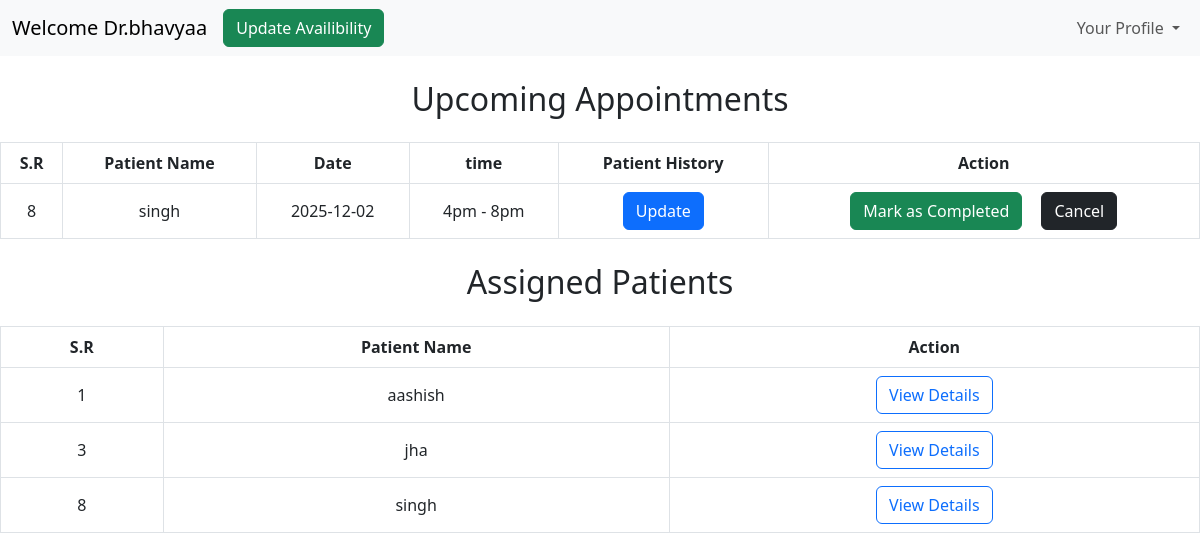
/dashboard/doctor (signed in), run on the app's committed database.
### models/models.py (models this page shows)
class User(db.Model):
    id=db.Column(db.Integer(),primary_key=True)
    fullname = db.Column(db.String(50),nullable = False)
    username = db.Column(db.String(50),unique = True,nullable = False)
    password = db.Column(db.String(),nullable= False)
    role = db.Column(db.String(10),nullable=False)
    status=db.Column(db.Integer(),nullable=False,default=0)
    created_at=db.Column(db.DateTime(),default=datetime.datetime.utcnow)
    updated_at=db.Column(db.DateTime(),default=datetime.datetime.utcnow,onupdate=datetime.datetime.utcnow)

class Appointments(db.Model):
    id = db.Column(db.Integer, primary_key=True)
    patient = db.Column(db.String(50), nullable=False)
    doctor = db.Column(db.String(50), nullable=False)
    date = db.Column(db.String(10), nullable=False)
    timeslot = db.Column(db.String(20), nullable=False)
    status = db.Column(db.String(15), nullable=False)

### controllers/doctorDashboard.py (the view)
@thedoctorDashboard.route("/dashboard/doctor", methods=['GET','POST'])
def doctorDashboard():
    if('user' in session and session['role']=="doctor"):
        user=session['user']
        allapointments= Appointments.query.filter_by(doctor=user).all()
        print("All Appointments for Doctor:", allapointments)
        appointment=[]
        for x in allapointments:
            if(x.status=="booked"):  # Only show booked appointments in doctor dashboard
                getpatientdetails=User.query.filter_by(username=x.patient).first()
                innerdetails={
                    "id": x.id,
                    "fullname": getpatientdetails.fullname,
                    "date": x.date,
                    "timeslot": x.timeslot,
                    "status": x.status,
                    "username": getpatientdetails.username
                }
                appointment.append(innerdetails)
        print(appointment)
        assignedpatients=Appointments.query.filter_by(doctor=user).all()
        finalassignedpatients=[]
        innerpatientdetails={}
        added_usernames = set()
        print("Assigned Patients:", assignedpatients)
        for y in assignedpatients:
             if y.patient not in added_usernames:
                getassignedpatientdetails=User.query.filter_by(username=y.patient).first()
                innerpatientdetails={
                    "id": y.id,
                    "fullname": getassignedpatientdetails.fullname,
                    "username": getassignedpatientdetails.username,
                }
                added_usernames.add(y.patient)
                finalassignedpatients.append(innerpatientdetails)
                print(y.patient)
        return render_template("doctorDashboard.html",user=user, appointment=appointment,finalassignedpatients=finalassignedpatients)
    else:
        return redirect("/login")

### templates/doctorDashboard.html (shortened to what this page needs)
<!DOCTYPE html>
<html lang="en">
<head>
     <link href="https://cdn.jsdelivr.net/npm/bootstrap@5.3.0-alpha1/dist/css/bootstrap.min.css" rel="stylesheet">
</head>
<body>
<nav class="navbar navbar-expand-lg bg-body-tertiary">
  <div class="container-fluid">
    <a class="navbar-brand" href="#">Welcome Dr.{{user}}</a>
    <div class="collapse navbar-collapse justify-content-end" id="navbarSupportedContent">
        <ul class="navbar-nav me-auto mb-2 mb-lg-0">
        <li class="nav-item">
          <a class="btn btn-success" href="/availibility/edit/{{user}}">Update Availibility </a>
        </li>
        </ul>
        <ul class="navbar-nav">
          <li class="nav-item dropdown">
            <a class="nav-link dropdown-toggle" href="#" role="button" data-bs-toggle="dropdown" aria-expanded="false">
              Your Profile
            </a>
          </li>
        </ul>
    </div>
  </div>
</nav>
<h2 class="text-center my-4">Upcoming Appointments</h2>
<table class="table  table-bordered text-center align-middle table-hover ">
  <thead class="thead-dark">
    <tr>
      <th scope="col">S.R</th>
      <th scope="col">Patient Name</th>
      <th scope="col">Date</th>
      <th scope="col">time</th>
      <th scope="col">Patient History</th>
      <th scope="col">Action</th>
    </tr>
  </thead>
  <tbody>
    {% for ap in appointment %}
    <tr>
    <td>{{ap.id}}</td>
    <td>{{ap.fullname}}</td>
    <td>{{ap.date}}</td>
    <td>{{ap.timeslot}}</td>
    <td><a class="btn btn-primary" href="/dashboard/doctor/patient-history/{{ap.username}}/{{ap.id}}">Update</a></td>
      <td><div><a class="btn btn-success" href="/dashboard/patient/action-on-appointment/{{ap.id}}/completed" >Mark as Completed</a>
    <a class="btn btn-dark" style="margin-left: 15px;" href="/dashboard/patient/action-on-appointment/{{ap.id}}/cancelled">Cancel</a></div></td>
    </tr>
    {%endfor%}
    </tbody>
</table>
<h2 class="text-center my-4">Assigned Patients</h2>
<table class="table  table-bordered text-center align-middle table-hover ">
  <thead class="thead-dark">
    <tr>
      <th scope="col">S.R</th>
      <th scope="col">Patient Name</th>
      <th scope="col">Action</th>
    </tr>
  </thead>
  <tbody>
    {% for x in finalassignedpatients %}
   <tr>
    <td>{{x.id}}</td>
    <td>{{x.fullname}}</td>
    <td><a class="btn btn-outline-primary" href="/dashboard/patient-history/{{x.username}}">View Details</a></td>
    </tr>
    {%endfor%}
  </tbody>
</table>
</body>
</html>

### data on the page
User: fullname "singh", id "8", fullname "singh"
Appointments: date "2025-12-02", timeslot "4pm - 8pm"
User: id "1", fullname "aashish"
User: id "3", fullname "jha"

### other printed values
{{ user }} "bhavyaa"
{{ ap.id }} "8"
